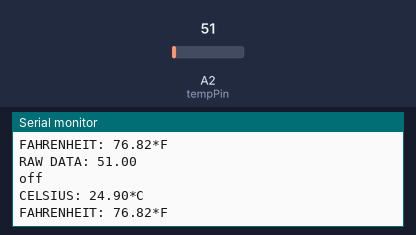
Bench run of a sketch on a simulated Arduino Uno, built with avr-gcc and run on an emulated ATmega328P. Parts: the last lines printed to the serial monitor. The inputs (shaded band) are chosen by the test bench; at power-on: A2 (tempPin) = 51.

Above: at 1.8 s.
1.9 s: A2 (tempPin) set to 86
At 2.8 s:
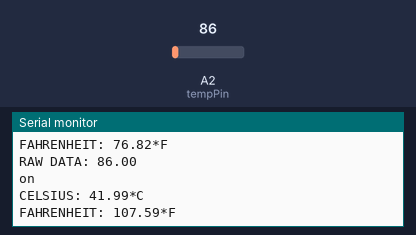
4.5 s: A2 (tempPin) set to 71
At 5.6 s:
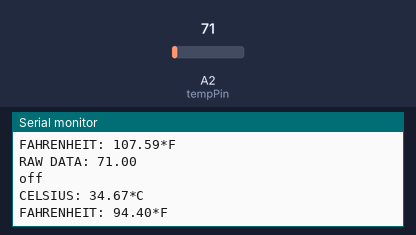
Timing chart, 0 to 7.5 s (numbered marks = the images above; inputs shaded):
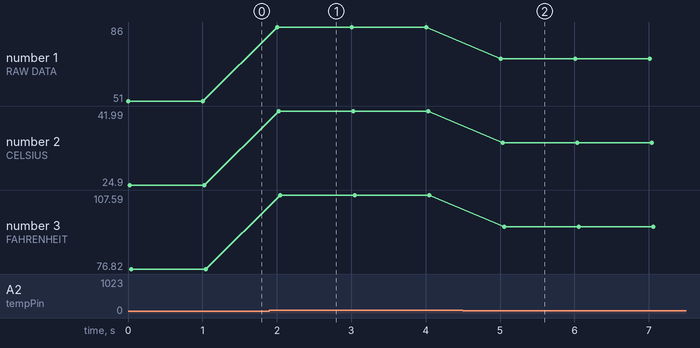

Measured:
- after the input at 1.9 s, the serial monitor: prints a new line after 0.10 s (image 1)
- after the input at 4.5 s, the serial monitor: prints a new line after 0.51 s (image 2)
- plotted number 1: 51 → 86 after the input at 1.9 s, 86 → 71 after the input at 4.5 s
- plotted number 2: 24.9 → 41.99 after the input at 1.9 s, 41.99 → 34.67 after the input at 4.5 s
- plotted number 3: 76.82 → 107.59 after the input at 1.9 s, 107.59 → 94.4 after the input at 4.5 s

The sketch:

LM35-500-1024-FAN.ino
```cpp
/*<br>Simple Temperature uses the lm35 in the basic centigrade
 * temperature configuration
*/
float temp;
int tempPin = 2; // analog input pin
int outPin =4;
int sampleTime = 1000; // 1 second dafault
void setup()
{
  Serial.begin(9600);
}
void loop()
{
  //gets and prints the raw data from the lm35
  temp = analogRead(tempPin);
  Serial.print("RAW DATA: ");
  Serial.print (temp);
  Serial.println(" ");
  //converts raw data into degrees celsius and prints
  //it out
  // 500mV/1024=.48828125
  temp = temp * 0.48828125;
  if(temp>40)
  {
    Serial.println("");
    Serial.println("on");
    digitalWrite(4,HIGH);
  }
  else
  {
    Serial.println("");
    Serial.println("off");
    digitalWrite(4,LOW);
  }
  Serial.print("CELSIUS: ");
  Serial.print(temp);
  Serial.println("*C ");
  //converts celsius into fahrenheit
  temp = temp *9 / 5;
  temp = temp + 32;
  Serial.print("FAHRENHEIT: ");
  Serial.print(temp);
  Serial.println("*F");
  delay(sampleTime);
}
```
